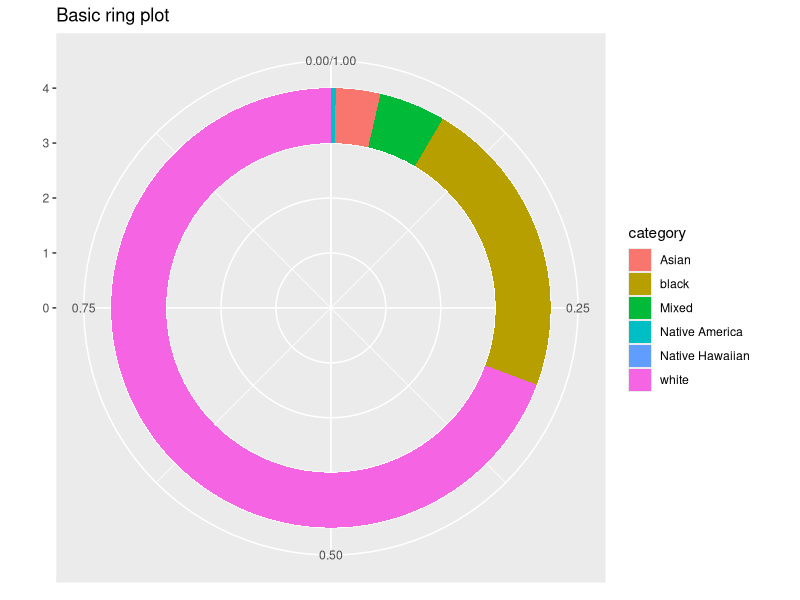
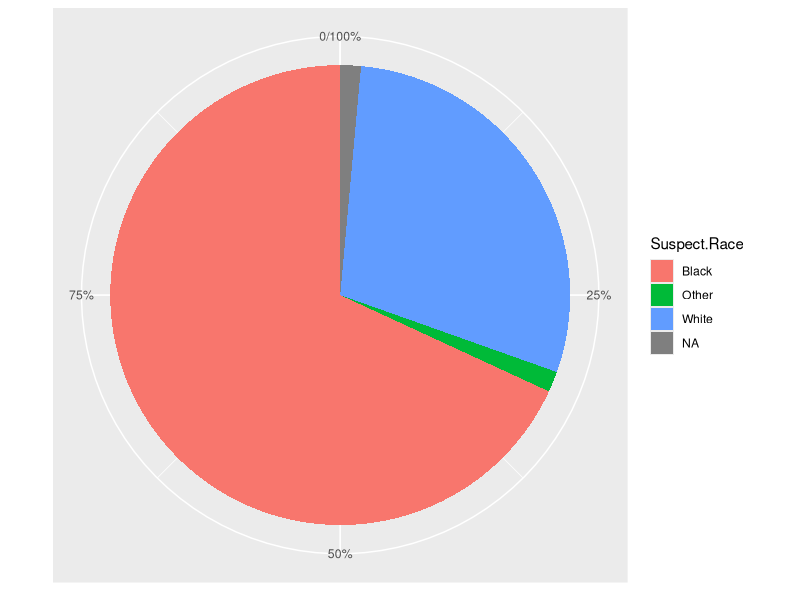
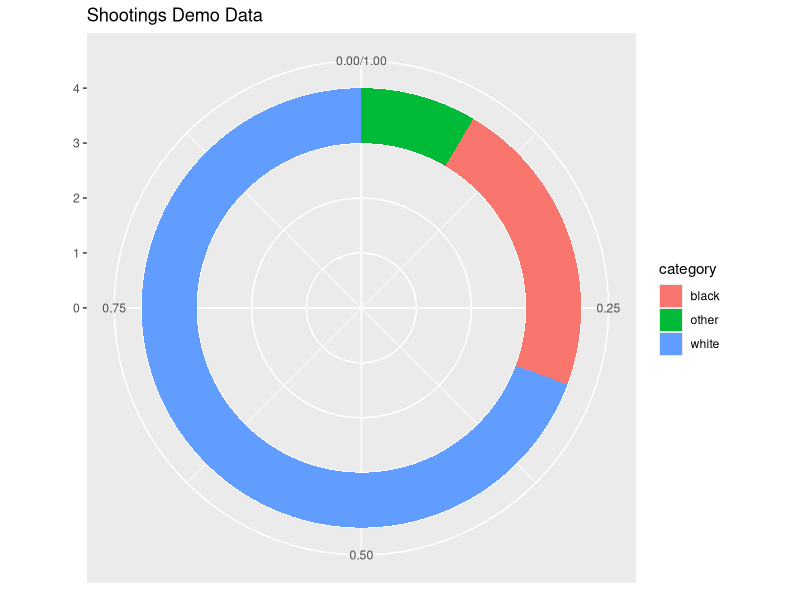

Recreate these plots in R, in order.
#libraries
library(ggplot2)
library(here)
library(dplyr)
library(tidyr)

#WD
DemoData_UOF<-read.csv(file=here('clean data/orlando/Orlando City DemoData UOF.csv'), stringsAsFactors = FALSE)
DemoData_Shootings<-read.csv(file=here('clean data/orlando/Orlando City DemoData Shootings.csv'), stringsAsFactors = FALSE)
Shootings<-read.csv(file=here('clean data/orlando/shooting (cleaned).csv'), stringsAsFactors = FALSE)


Demodata = data.frame(count=c(192770,61670,957,9084,50,13574), category=c("white","black", "Native America","Asian","Native Hawaiian","Mixed"))

  
Demodata$fraction = Demodata$count / sum(Demodata$count)
Demodata = Demodata[order(Demodata$fraction), ]
Demodata$ymax = cumsum(Demodata$fraction)
Demodata$ymin = c(0, head(Demodata$ymax, n=-1))


ggplot(Demodata, aes(fill=category, ymax=ymax, ymin=ymin, xmax=4, xmin=3)) +
  geom_rect() +
  coord_polar(theta="y") +
  xlim(c(0, 4)) +
  labs(title="Basic ring plot")


#separating rows so there is only one offender per row
Shootings_Offenders<- Shootings %>% separate_rows(Suspect.Race, Suspect.Gender, Suspect.Hit, Fatal, sep= ",")


ggplot(data = as.data.frame(Shootings_Offenders$Suspect.Race), 
       aes(x = factor(1),fill = factor(Shootings_Offenders$Suspect.Race))) + 
  geom_bar(stat = "count") +
 scale_y_continuous(breaks = seq(0,length(Shootings_Offenders$Suspect.Race),length(Shootings_Offenders$Suspect.Race)/4), labels = c("0", "25%", "50%", "75%", "100%")) + 
  coord_polar(theta='y') +
  theme(axis.text.y = element_blank(), 
        axis.title.y = element_blank(), 
        axis.ticks.y = element_blank(),
        axis.title.x = element_blank()) +
  labs(fill = "Suspect.Race")


Demodata_shoot = data.frame(count=c(192770,61670,23665), category=c("white","black", "other"))


Demodata_shoot$fraction = Demodata_shoot$count / sum(Demodata_shoot$count)
Demodata_shoot = Demodata_shoot[order(Demodata_shoot$fraction), ]
Demodata_shoot$ymax = cumsum(Demodata_shoot$fraction)
Demodata_shoot$ymin = c(0, head(Demodata_shoot$ymax, n=-1))

ggplot(Demodata_shoot, aes(fill=category, ymax=ymax, ymin=ymin, xmax=4, xmin=3)) +
  geom_rect() +
  coord_polar(theta="y") +
  xlim(c(0, 4)) +
  labs(title="Shootings Demo Data")
